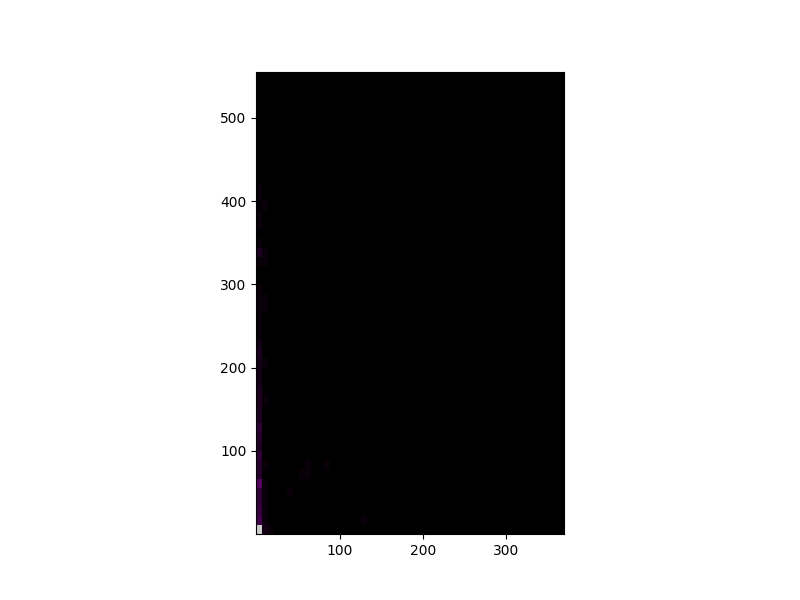

Generate this figure with Python:
import astropy.cosmology
from scipy.stats.kde import gaussian_kde
import astropy.coordinates
import astropy.units as u
import numpy as np
import matplotlib.pyplot as plt

data = np.genfromtxt("sloandata.csv", delimiter=",")
sloan_digital_sky_survey_low_redshift = np.array(
    [np.array([i[1], i[2], i[3]]) for i in data]
)
comoving_dist = astropy.cosmology.WMAP9.comoving_distance(
    sloan_digital_sky_survey_low_redshift[:, 2]
)
c = astropy.coordinates.SkyCoord(
    ra=sloan_digital_sky_survey_low_redshift[:, 0] * u.degree,
    dec=sloan_digital_sky_survey_low_redshift[:, 1] * u.degree,
    distance=comoving_dist * u.mpc,
)
sloan_digital_sky_survey_pos = np.stack(
    [np.array([i.x.value, i.y.value, i.z.value]) for i in c.cartesian]
)
# Removing nans
mask = np.all(
    np.isnan(sloan_digital_sky_survey_pos) | np.equal(sloan_digital_sky_survey_pos, 0),
    axis=1,
)
sloan_digital_sky_survey_pos = sloan_digital_sky_survey_pos[~mask]


x, y = sloan_digital_sky_survey_pos[:, 2], sloan_digital_sky_survey_pos[:, 1]
heatmap, xedges, yedges = np.histogram2d(x, y, bins=50)
extent = [xedges[0], xedges[-1], yedges[0], yedges[-1]]

plt.clf()
plt.figure(figsize=(8, 6))
plt.gca().set_aspect("equal")
plt.imshow(heatmap.T, extent=extent, origin="lower", cmap=plt.get_cmap("nipy_spectral"))


# save image to disk
plt.savefig("sloanviewer.png")
plt.show()
